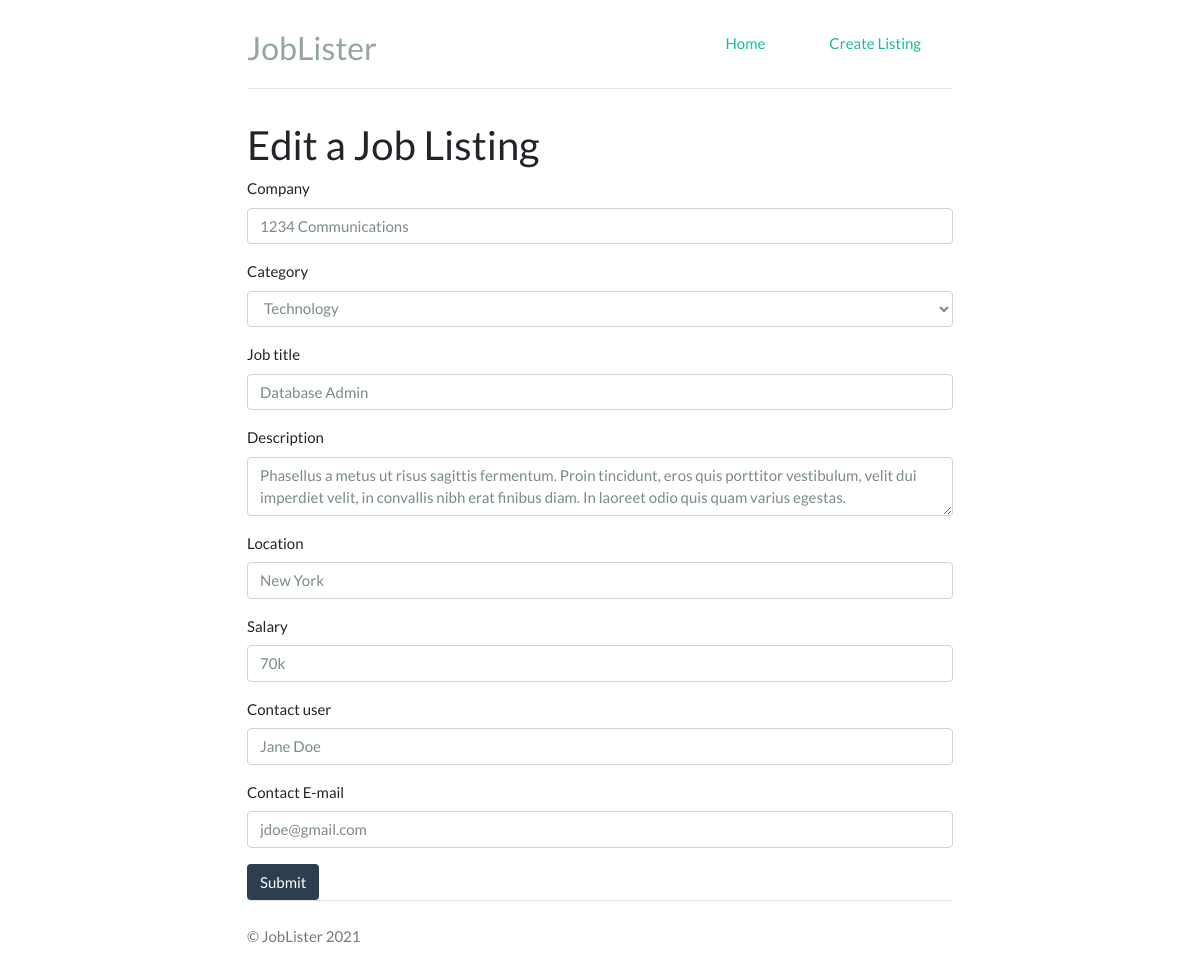
The page /edit.php?id=3 on the database its author committed.
### tables this page shows
CREATE TABLE `jobs` (
  `id` int(11) NOT NULL,
  `category_id` int(11) NOT NULL,
  `company` varchar(255) NOT NULL,
  `job_title` varchar(255) NOT NULL,
  `description` varchar(255) NOT NULL,
  `salary` varchar(255) NOT NULL,
  `location` varchar(255) NOT NULL,
  `contact_user` varchar(255) NOT NULL,
  `contact_email` varchar(255) NOT NULL,
  `post_date` timestamp NOT NULL DEFAULT current_timestamp()
);

### lib/Template.php (called while the page is built, shortened)
<?php
class Template {
    protected $template;
    public function __construct($template) {
        $this->template = $template;
    }
    public function __toString() {
        include basename($this->template);
        return ob_get_clean();
    }
}

### lib/Database.php (called while the page is built, shortened)
<?php
class Database {
    private $host = DB_HOST;
    private $user = DB_USER;
    private $pw = DB_PW;
    private $dbname = DB_NAME;
    private $dbh;
    private $stmt;
    public function __construct() {
        $dsn = 'mysql:host=' .$this->host. ';dbname=' .$this->dbname;
        $options = array(
            PDO::ATTR_PERSISTENT => true,
            PDO::ATTR_ERRMODE => PDO::ERRMODE_EXCEPTION
        );
        try {
            $this->dbh = new PDO($dsn, $this->user, $this->pw, $options);
        } catch(PDOException $e) {
            $this->error = $e->getMessage();
        }
    }
    public function query($query) {
        $this->stmt = $this->dbh->prepare($query);
    }
    public function bind($param, $value, $type = null) {
        if (is_null($type)) {
            switch (true) {
                default :
                    $type = PDO::PARAM_STR;
            }
        }
        $this->stmt->bindValue($param, $value, $type);
    }
    public function execute() {
        return $this->stmt->execute();
    }
    public function resultSet() {
        $this->execute();
        return $this->stmt->fetchAll(PDO::FETCH_OBJ);
    }
    public function single() {
        $this->execute();
        return $this->stmt->fetch(PDO::FETCH_OBJ);
    }
}

### lib/Job.php (called while the page is built, shortened)
<?php
class Job {
    private $db;
    public function __construct() {
        $this->db = new Database;
    }
    public function getCategories() {
        $this->db->query("
            SELECT * FROM categories
        ");
        $results = $this->db->resultSet();
        return $results;
    }
    public function getJob($id) {
        $this->db->query("
            SELECT *
            FROM jobs
            WHERE id = :id
        ");
        $this->db->bind(':id', $id);
        $row = $this->db->single();
        return $row;
    }
}

### templates/job-edit.php (the view, shortened to what this page needs)
<?php include 'inc/header.php'; ?>
<h2 class="page-header">Edit a Job Listing</h2>
<form action="edit.php?id=<?php echo $job->id; ?>" method="post">
    <div class="form-group">
        <label>Company</label>
        <input type="text" name="company" class="form-control" value="<?php echo $job->company; ?>">
    </div>
    <div class="form-group">
        <label>Category</label>
        <select type="text" name="category" class="form-control">
            <?php foreach($categories as $category): ?>
                <?php if ($job->category_id == $category->id) : ?>
                    <option value="<?php echo $category->id; ?>" selected>
                        <?php echo $category->name; ?>
                    </option>
                <?php else : ?>
                    <option value="<?php echo $category->id; ?>">
                        <?php echo $category->name; ?>
                    </option>
                <?php endif; ?>
            <?php endforeach; ?>
        </select>
    </div>
    <div class="form-group">
        <label>Job title</label>
        <input type="text" name="job_title" class="form-control" value="<?php echo $job->job_title; ?>">
    </div>
    <div class="form-group">
        <label>Description</label>
        <textarea name="description" class="form-control"><?php echo $job->description; ?></textarea>
    </div>
    <div class="form-group">
        <label>Location</label>
        <input type="text" name="location" class="form-control" value="<?php echo $job->location; ?>"></input>
    </div>
    <div class="form-group">
        <label>Salary</label>
        <input type="text" name="salary" class="form-control" value="<?php echo $job->salary; ?>">
    </div>
    <div class="form-group">
        <label>Contact user</label>
        <input type="text" name="contact_user" class="form-control" value="<?php echo $job->contact_user; ?>">
    </div>
    <div class="form-group">
        <label>Contact E-mail</label>
        <input type="text" name="contact_email" class="form-control" value="<?php echo $job->contact_email; ?>">
    </div>
    <input type="submit" class="btn btn-default" name="submit" value="Submit">
</form>
<?php include 'inc/footer.php'; ?>

### css/styles.css (style rules this page uses)
body { padding-top: 1.5rem; padding-bottom: 1.5rem; }
.btn-default { background-color: #2c3e50; color: white; }

### rows shown on the page
jobs: company "1234 Communications", job_title "Database Admin", description "Phasellus a metus ut risus sagittis fermentum. Proin tincidunt, eros quis porttitor vestibulum, velit dui imperdiet velit, in convallis nibh erat finibus diam. In laoreet odio quis quam varius egestas.", location "New York", salary "70k", contact_user "Jane Doe", contact_email "jdoe@gmail.com"

### other values the page prints
SITE_TITLE "JobLister"
form field category "Technology"
